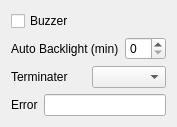
<?xml version="1.0" encoding="UTF-8"?>
<ui version="4.0">
 <class>Settings</class>
 <widget class="QDialog" name="Settings">
  <property name="geometry">
   <rect>
    <x>0</x>
    <y>0</y>
    <width>128</width>
    <height>111</height>
   </rect>
  </property>
  <property name="windowTitle">
   <string>Settings</string>
  </property>
  <layout class="QVBoxLayout" name="verticalLayout">
   <item>
    <widget class="QCheckBox" name="checkBox_buzzer">
     <property name="text">
      <string>Buzzer</string>
     </property>
    </widget>
   </item>
   <item>
    <layout class="QHBoxLayout" name="horizontalLayout">
     <item>
      <widget class="QLabel" name="label">
       <property name="text">
        <string>Auto Backlight (min)</string>
       </property>
      </widget>
     </item>
     <item>
      <widget class="QSpinBox" name="spinBox_autoBacklight">
       <property name="minimum">
        <number>0</number>
       </property>
       <property name="maximum">
        <number>20</number>
       </property>
      </widget>
     </item>
    </layout>
   </item>
   <item>
    <layout class="QHBoxLayout" name="horizontalLayout_2">
     <item>
      <widget class="QLabel" name="label_6">
       <property name="text">
        <string>Terminater</string>
       </property>
      </widget>
     </item>
     <item>
      <widget class="QComboBox" name="comboBox_terminater"/>
     </item>
    </layout>
   </item>
   <item>
    <layout class="QHBoxLayout" name="horizontalLayout_3">
     <item>
      <widget class="QLabel" name="label_7">
       <property name="text">
        <string>Error</string>
       </property>
      </widget>
     </item>
     <item>
      <widget class="QLineEdit" name="lineEdit_error">
       <property name="readOnly">
        <bool>true</bool>
       </property>
      </widget>
     </item>
    </layout>
   </item>
  </layout>
 </widget>
 <resources/>
 <connections/>
</ui>
